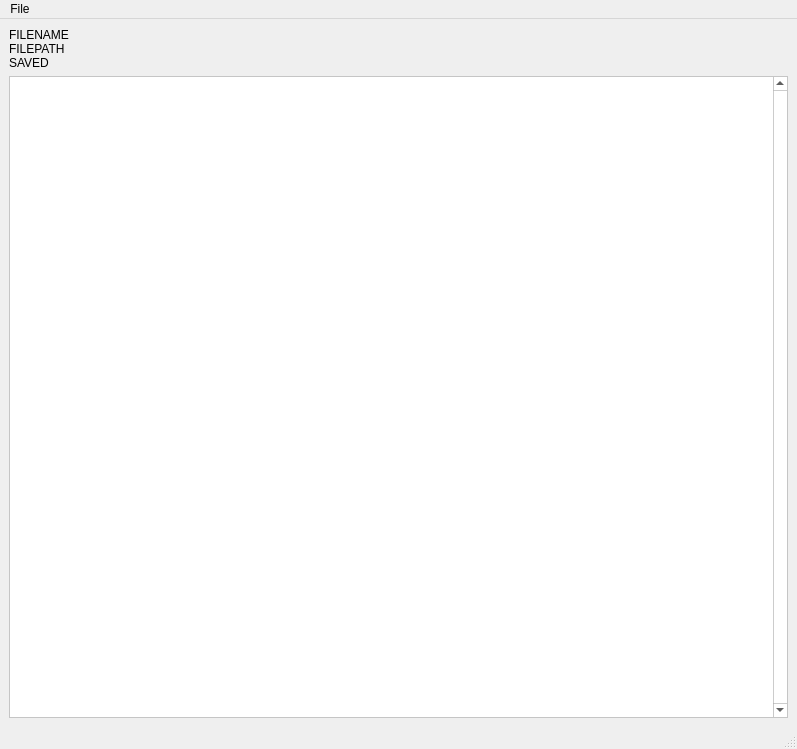
<?xml version="1.0" encoding="UTF-8"?>
<ui version="4.0">
 <class>Text_Viewer</class>
 <widget class="QMainWindow" name="Text_Viewer">
  <property name="geometry">
   <rect>
    <x>0</x>
    <y>0</y>
    <width>797</width>
    <height>749</height>
   </rect>
  </property>
  <property name="windowTitle">
   <string>MainWindow</string>
  </property>
  <widget class="QWidget" name="centralwidget">
   <layout class="QGridLayout" name="gridLayout">
    <item row="0" column="0">
     <widget class="QLabel" name="label_info">
      <property name="text">
       <string>FILENAME
FILEPATH
SAVED</string>
      </property>
     </widget>
    </item>
    <item row="1" column="0">
     <widget class="QTextEdit" name="textEdit">
      <property name="palette">
       <palette>
        <active>
         <colorrole role="WindowText">
          <brush brushstyle="SolidPattern">
           <color alpha="255">
            <red>0</red>
            <green>0</green>
            <blue>0</blue>
           </color>
          </brush>
         </colorrole>
         <colorrole role="Button">
          <brush brushstyle="SolidPattern">
           <color alpha="255">
            <red>255</red>
            <green>255</green>
            <blue>255</blue>
           </color>
          </brush>
         </colorrole>
         <colorrole role="Light">
          <brush brushstyle="SolidPattern">
           <color alpha="255">
            <red>255</red>
            <green>255</green>
            <blue>255</blue>
           </color>
          </brush>
         </colorrole>
         <colorrole role="Midlight">
          <brush brushstyle="SolidPattern">
           <color alpha="255">
            <red>255</red>
            <green>255</green>
            <blue>255</blue>
           </color>
          </brush>
         </colorrole>
         <colorrole role="Dark">
          <brush brushstyle="SolidPattern">
           <color alpha="255">
            <red>127</red>
            <green>127</green>
            <blue>127</blue>
           </color>
          </brush>
         </colorrole>
         <colorrole role="Mid">
          <brush brushstyle="SolidPattern">
           <color alpha="255">
            <red>170</red>
            <green>170</green>
            <blue>170</blue>
           </color>
          </brush>
         </colorrole>
         <colorrole role="Text">
          <brush brushstyle="SolidPattern">
           <color alpha="255">
            <red>0</red>
            <green>0</green>
            <blue>0</blue>
           </color>
          </brush>
         </colorrole>
         <colorrole role="BrightText">
          <brush brushstyle="SolidPattern">
           <color alpha="255">
            <red>255</red>
            <green>255</green>
            <blue>255</blue>
           </color>
          </brush>
         </colorrole>
         <colorrole role="ButtonText">
          <brush brushstyle="SolidPattern">
           <color alpha="255">
            <red>0</red>
            <green>0</green>
            <blue>0</blue>
           </color>
          </brush>
         </colorrole>
         <colorrole role="Base">
          <brush brushstyle="SolidPattern">
           <color alpha="255">
            <red>255</red>
            <green>255</green>
            <blue>255</blue>
           </color>
          </brush>
         </colorrole>
         <colorrole role="Window">
          <brush brushstyle="SolidPattern">
           <color alpha="255">
            <red>255</red>
            <green>255</green>
            <blue>255</blue>
           </color>
          </brush>
         </colorrole>
         <colorrole role="Shadow">
          <brush brushstyle="SolidPattern">
           <color alpha="255">
            <red>0</red>
            <green>0</green>
            <blue>0</blue>
           </color>
          </brush>
         </colorrole>
         <colorrole role="AlternateBase">
          <brush brushstyle="SolidPattern">
           <color alpha="255">
            <red>222</red>
            <green>221</green>
            <blue>218</blue>
           </color>
          </brush>
         </colorrole>
         <colorrole role="ToolTipBase">
          <brush brushstyle="SolidPattern">
           <color alpha="255">
            <red>255</red>
            <green>255</green>
            <blue>220</blue>
           </color>
          </brush>
         </colorrole>
         <colorrole role="ToolTipText">
          <brush brushstyle="SolidPattern">
           <color alpha="255">
            <red>0</red>
            <green>0</green>
            <blue>0</blue>
           </color>
          </brush>
         </colorrole>
         <colorrole role="PlaceholderText">
          <brush brushstyle="SolidPattern">
           <color alpha="128">
            <red>0</red>
            <green>0</green>
            <blue>0</blue>
           </color>
          </brush>
         </colorrole>
        </active>
        <inactive>
         <colorrole role="WindowText">
          <brush brushstyle="SolidPattern">
           <color alpha="255">
            <red>0</red>
            <green>0</green>
            <blue>0</blue>
           </color>
          </brush>
         </colorrole>
         <colorrole role="Button">
          <brush brushstyle="SolidPattern">
           <color alpha="255">
            <red>255</red>
            <green>255</green>
            <blue>255</blue>
           </color>
          </brush>
         </colorrole>
         <colorrole role="Light">
          <brush brushstyle="SolidPattern">
           <color alpha="255">
            <red>255</red>
            <green>255</green>
            <blue>255</blue>
           </color>
          </brush>
         </colorrole>
         <colorrole role="Midlight">
          <brush brushstyle="SolidPattern">
           <color alpha="255">
            <red>255</red>
            <green>255</green>
            <blue>255</blue>
           </color>
          </brush>
         </colorrole>
         <colorrole role="Dark">
          <brush brushstyle="SolidPattern">
           <color alpha="255">
            <red>127</red>
            <green>127</green>
            <blue>127</blue>
           </color>
          </brush>
         </colorrole>
         <colorrole role="Mid">
          <brush brushstyle="SolidPattern">
           <color alpha="255">
            <red>170</red>
            <green>170</green>
            <blue>170</blue>
           </color>
          </brush>
         </colorrole>
         <colorrole role="Text">
          <brush brushstyle="SolidPattern">
           <color alpha="255">
            <red>0</red>
            <green>0</green>
            <blue>0</blue>
           </color>
          </brush>
         </colorrole>
         <colorrole role="BrightText">
          <brush brushstyle="SolidPattern">
           <color alpha="255">
            <red>255</red>
            <green>255</green>
            <blue>255</blue>
           </color>
          </brush>
         </colorrole>
         <colorrole role="ButtonText">
          <brush brushstyle="SolidPattern">
           <color alpha="255">
            <red>0</red>
            <green>0</green>
            <blue>0</blue>
           </color>
          </brush>
         </colorrole>
         <colorrole role="Base">
          <brush brushstyle="SolidPattern">
           <color alpha="255">
            <red>255</red>
            <green>255</green>
            <blue>255</blue>
           </color>
          </brush>
         </colorrole>
         <colorrole role="Window">
          <brush brushstyle="SolidPattern">
           <color alpha="255">
            <red>255</red>
            <green>255</green>
            <blue>255</blue>
           </color>
          </brush>
         </colorrole>
         <colorrole role="Shadow">
          <brush brushstyle="SolidPattern">
           <color alpha="255">
            <red>0</red>
            <green>0</green>
            <blue>0</blue>
           </color>
          </brush>
         </colorrole>
         <colorrole role="AlternateBase">
          <brush brushstyle="SolidPattern">
           <color alpha="255">
            <red>222</red>
            <green>221</green>
            <blue>218</blue>
           </color>
          </brush>
         </colorrole>
         <colorrole role="ToolTipBase">
          <brush brushstyle="SolidPattern">
           <color alpha="255">
            <red>255</red>
            <green>255</green>
            <blue>220</blue>
           </color>
          </brush>
         </colorrole>
         <colorrole role="ToolTipText">
          <brush brushstyle="SolidPattern">
           <color alpha="255">
            <red>0</red>
            <green>0</green>
            <blue>0</blue>
           </color>
          </brush>
         </colorrole>
         <colorrole role="PlaceholderText">
          <brush brushstyle="SolidPattern">
           <color alpha="128">
            <red>0</red>
            <green>0</green>
            <blue>0</blue>
           </color>
          </brush>
         </colorrole>
        </inactive>
        <disabled>
         <colorrole role="WindowText">
          <brush brushstyle="SolidPattern">
           <color alpha="255">
            <red>127</red>
            <green>127</green>
            <blue>127</blue>
           </color>
          </brush>
         </colorrole>
         <colorrole role="Button">
          <brush brushstyle="SolidPattern">
           <color alpha="255">
            <red>255</red>
            <green>255</green>
            <blue>255</blue>
           </color>
          </brush>
         </colorrole>
         <colorrole role="Light">
          <brush brushstyle="SolidPattern">
           <color alpha="255">
            <red>255</red>
            <green>255</green>
            <blue>255</blue>
           </color>
          </brush>
         </colorrole>
         <colorrole role="Midlight">
          <brush brushstyle="SolidPattern">
           <color alpha="255">
            <red>255</red>
            <green>255</green>
            <blue>255</blue>
           </color>
          </brush>
         </colorrole>
         <colorrole role="Dark">
          <brush brushstyle="SolidPattern">
           <color alpha="255">
            <red>127</red>
            <green>127</green>
            <blue>127</blue>
           </color>
          </brush>
         </colorrole>
         <colorrole role="Mid">
          <brush brushstyle="SolidPattern">
           <color alpha="255">
            <red>170</red>
            <green>170</green>
            <blue>170</blue>
           </color>
          </brush>
         </colorrole>
         <colorrole role="Text">
          <brush brushstyle="SolidPattern">
           <color alpha="255">
            <red>127</red>
            <green>127</green>
            <blue>127</blue>
           </color>
          </brush>
         </colorrole>
         <colorrole role="BrightText">
          <brush brushstyle="SolidPattern">
           <color alpha="255">
            <red>255</red>
            <green>255</green>
            <blue>255</blue>
           </color>
          </brush>
         </colorrole>
         <colorrole role="ButtonText">
          <brush brushstyle="SolidPattern">
           <color alpha="255">
            <red>127</red>
            <green>127</green>
            <blue>127</blue>
           </color>
          </brush>
         </colorrole>
         <colorrole role="Base">
          <brush brushstyle="SolidPattern">
           <color alpha="255">
            <red>255</red>
            <green>255</green>
            <blue>255</blue>
           </color>
          </brush>
         </colorrole>
         <colorrole role="Window">
          <brush brushstyle="SolidPattern">
           <color alpha="255">
            <red>255</red>
            <green>255</green>
            <blue>255</blue>
           </color>
          </brush>
         </colorrole>
         <colorrole role="Shadow">
          <brush brushstyle="SolidPattern">
           <color alpha="255">
            <red>0</red>
            <green>0</green>
            <blue>0</blue>
           </color>
          </brush>
         </colorrole>
         <colorrole role="AlternateBase">
          <brush brushstyle="SolidPattern">
           <color alpha="255">
            <red>222</red>
            <green>221</green>
            <blue>218</blue>
           </color>
          </brush>
         </colorrole>
         <colorrole role="ToolTipBase">
          <brush brushstyle="SolidPattern">
           <color alpha="255">
            <red>255</red>
            <green>255</green>
            <blue>220</blue>
           </color>
          </brush>
         </colorrole>
         <colorrole role="ToolTipText">
          <brush brushstyle="SolidPattern">
           <color alpha="255">
            <red>0</red>
            <green>0</green>
            <blue>0</blue>
           </color>
          </brush>
         </colorrole>
         <colorrole role="PlaceholderText">
          <brush brushstyle="SolidPattern">
           <color alpha="128">
            <red>0</red>
            <green>0</green>
            <blue>0</blue>
           </color>
          </brush>
         </colorrole>
        </disabled>
       </palette>
      </property>
      <property name="verticalScrollBarPolicy">
       <enum>Qt::ScrollBarAlwaysOn</enum>
      </property>
      <property name="readOnly">
       <bool>true</bool>
      </property>
      <property name="textInteractionFlags">
       <set>Qt::TextBrowserInteraction</set>
      </property>
     </widget>
    </item>
   </layout>
  </widget>
  <widget class="QMenuBar" name="menubar">
   <property name="geometry">
    <rect>
     <x>0</x>
     <y>0</y>
     <width>797</width>
     <height>22</height>
    </rect>
   </property>
   <widget class="QMenu" name="menuFile">
    <property name="title">
     <string>File</string>
    </property>
    <addaction name="actionSave"/>
    <addaction name="actionSave_As"/>
   </widget>
   <addaction name="menuFile"/>
  </widget>
  <widget class="QStatusBar" name="statusbar"/>
  <action name="actionSave">
   <property name="text">
    <string>Save</string>
   </property>
  </action>
  <action name="actionSave_As">
   <property name="text">
    <string>Save As </string>
   </property>
  </action>
  <action name="actionOpen">
   <property name="text">
    <string>Open</string>
   </property>
  </action>
 </widget>
 <resources/>
 <connections/>
</ui>
